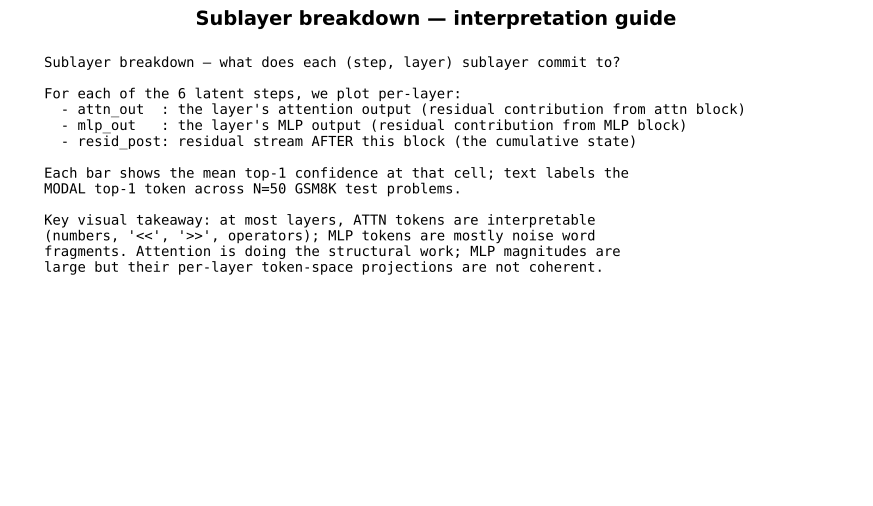

Here is the Python script that generated this plot:
"""Side-by-side attn_out vs mlp_out logit-lens per (step, layer) on GSM8K.

Reads logit_lens_gsm8k.json and produces a per-step page comparing:
  - attn_out modal token + confidence at each layer
  - mlp_out modal token + confidence at each layer
  - resid_post modal token + confidence (the cumulative residual exiting the
    block, what the LM head would emit)

This makes visible the finding that ATTENTION carries operator/marker/digit
tokens while MLP outputs are largely noise-word fragments at most layers.

Output: sublayer_breakdown_gsm8k.pdf
"""
from __future__ import annotations

import json
from pathlib import Path

import matplotlib.pyplot as plt
import numpy as np
from matplotlib.backends.backend_pdf import PdfPages

PD = Path(__file__).resolve().parent
REPO = Path(__file__).resolve().parents[2]
IN_JSON = REPO / "experiments" / "computation_probes" / "logit_lens_gsm8k.json"
OUT_PDF = PD / "sublayer_breakdown_gsm8k.pdf"


def main():
    d = json.load(open(IN_JSON))
    SUBL = d["SUBLAYERS"]
    N_LAT = d["N_LAT"]; N_LAYERS = d["N_LAYERS"]
    modal = d["modal_token"]
    conf = np.array(d["mean_top1_conf"])

    SUBL_TO_PLOT = ["attn_out", "mlp_out", "resid_post"]
    sub_idx = [SUBL.index(s) for s in SUBL_TO_PLOT]
    colors = {"attn_out": "#4c72b0", "mlp_out": "#dd8452", "resid_post": "#2ca02c"}

    with PdfPages(OUT_PDF) as pdf:
        # Title page
        fig, ax = plt.subplots(figsize=(11, 6))
        ax.axis("off")
        body = (
            "Sublayer breakdown — what does each (step, layer) sublayer commit to?\n\n"
            "For each of the 6 latent steps, we plot per-layer:\n"
            "  - attn_out  : the layer's attention output (residual contribution from attn block)\n"
            "  - mlp_out   : the layer's MLP output (residual contribution from MLP block)\n"
            "  - resid_post: residual stream AFTER this block (the cumulative state)\n\n"
            "Each bar shows the mean top-1 confidence at that cell; text labels the\n"
            "MODAL top-1 token across N={N} GSM8K test problems.\n\n"
            "Key visual takeaway: at most layers, ATTN tokens are interpretable\n"
            "(numbers, '<<', '>>', operators); MLP tokens are mostly noise word\n"
            "fragments. Attention is doing the structural work; MLP magnitudes are\n"
            "large but their per-layer token-space projections are not coherent.\n"
        ).format(N=d["N_examples"])
        ax.text(0.04, 0.95, body, va="top", ha="left", family="monospace", fontsize=10)
        ax.set_title("Sublayer breakdown — interpretation guide",
                     fontsize=14, fontweight="bold")
        pdf.savefig(fig, bbox_inches="tight"); plt.close(fig)

        # One page per step
        for s in range(N_LAT):
            fig, axes = plt.subplots(len(SUBL_TO_PLOT), 1,
                                      figsize=(14, 4 * len(SUBL_TO_PLOT)),
                                      sharex=True)
            for row, sl_name in enumerate(SUBL_TO_PLOT):
                sl_i = SUBL.index(sl_name)
                ax = axes[row]
                vals = conf[s, :, sl_i]
                ax.bar(range(N_LAYERS), vals, color=colors[sl_name],
                       edgecolor="black")
                for L in range(N_LAYERS):
                    tk = (modal[s][L][sl_i] or "").replace("\n", "\\n")
                    tk_disp = repr(tk)[:8]
                    ax.text(L, vals[L] + 0.005, tk_disp,
                            ha="center", fontsize=8, rotation=30)
                ax.set_ylabel(f"{sl_name}\ntop-1 conf",
                              fontsize=10, fontweight="bold")
                ax.set_xticks(range(N_LAYERS))
                ax.set_ylim(0, max(0.7, float(conf.max()) + 0.12))
                ax.grid(axis="y", alpha=0.3)
            axes[-1].set_xlabel("layer")
            fig.suptitle(f"Latent step {s+1}: per-layer modal token + confidence "
                         f"(attn vs mlp vs resid_post)",
                         fontsize=13, fontweight="bold")
            fig.tight_layout(rect=(0, 0, 1, 0.97))
            pdf.savefig(fig, bbox_inches="tight"); plt.close(fig)

        # Focused comparison: step 2 vs step 3 side by side, attn vs mlp only
        fig, axes = plt.subplots(2, 2, figsize=(15, 10))
        for col, FS in enumerate([1, 2]):  # 0-indexed step 2, 3
            for row, sl_name in enumerate(["attn_out", "mlp_out"]):
                sl_i = SUBL.index(sl_name)
                ax = axes[row, col]
                vals = conf[FS, :, sl_i]
                ax.bar(range(N_LAYERS), vals, color=colors[sl_name],
                       edgecolor="black")
                for L in range(N_LAYERS):
                    tk = (modal[FS][L][sl_i] or "").replace("\n", "\\n")
                    ax.text(L, vals[L] + 0.005, repr(tk)[:8],
                            ha="center", fontsize=8, rotation=30)
                ax.set_xticks(range(N_LAYERS))
                ax.set_xlabel("layer")
                ax.set_ylabel("top-1 conf")
                ax.set_ylim(0, max(0.7, float(conf.max()) + 0.12))
                ax.set_title(f"step {FS+1} — {sl_name}",
                             fontsize=11, fontweight="bold")
                ax.grid(axis="y", alpha=0.3)
        fig.suptitle("Step 2 (commit) vs Step 3 (synthesize): attn_out vs mlp_out",
                     fontsize=13, fontweight="bold")
        fig.tight_layout(rect=(0, 0, 1, 0.96))
        pdf.savefig(fig, bbox_inches="tight"); plt.close(fig)
    print(f"saved {OUT_PDF}")


if __name__ == "__main__":
    main()
